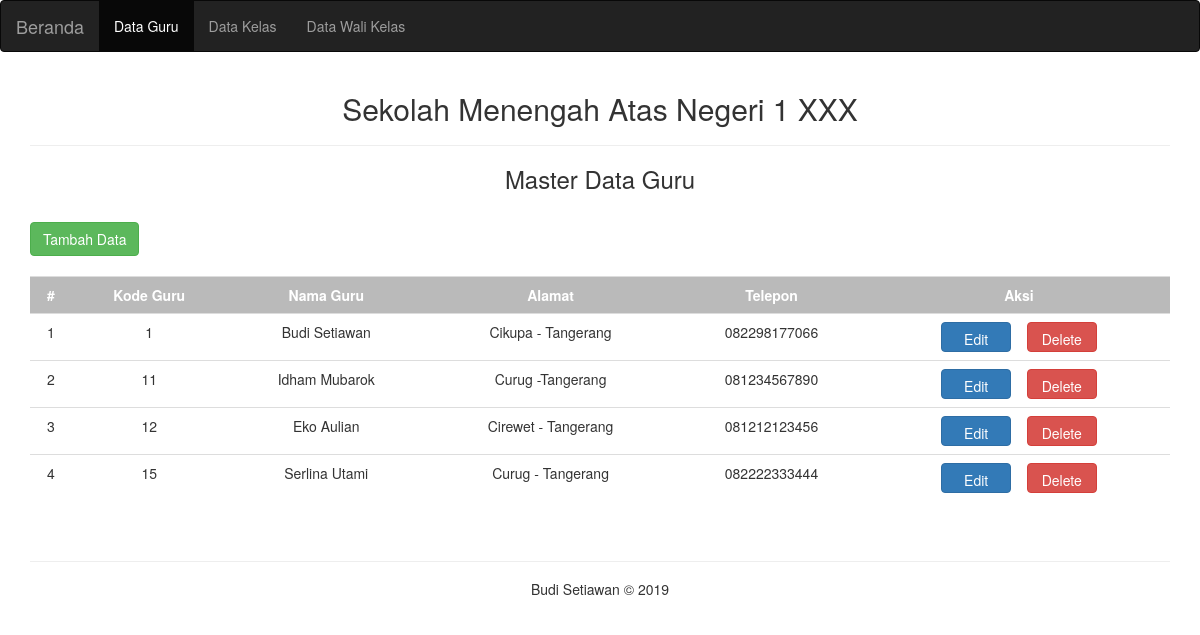
Screenshot of /guru.php with the database file from the repository.
### tables this page shows
CREATE TABLE `tbguru` (
  `kode_guru` int(11) NOT NULL AUTO_INCREMENT,
  `nama_guru` varchar(30) NOT NULL,
  `alamat` varchar(50) NOT NULL,
  `telepon` varchar(15) NOT NULL,
  PRIMARY KEY (`kode_guru`)
);

### guru.php (the view, shortened to what this page needs)
<!DOCTYPE html>
<html lang="en">
	<head>
		<link rel="stylesheet" href="Bootstrap\bootstrap.min.css">
	</head>
	<body>
<nav class="navbar navbar-inverse">
	<div class="container-fluid">
		<div class="navbar-header">
			<a class="navbar-brand" href="index.php">Beranda</a>
		</div>
		<ul class="nav navbar-nav">
			<li class="active"><a href="guru.php">Data Guru</a></li>
			<li><a href="kelas.php">Data Kelas</a></li>
			<li><a href="walikelas.php">Data Wali Kelas</a></li>
		</ul>
	</div>
</nav>
	<div class="container">
	<h2 align="center">Sekolah Menengah Atas Negeri 1 XXX</h2><hr>
		<h3 align="center">Master Data Guru</h3><br>
		<a href="guru_add.php">
		<button type="button" class="btn btn-success">Tambah Data</button>
		</a><br><br>
		<table class="table" style="text-align:center;">
		<tr bgcolor="#bababa">
			<td><b><font color="#fff">#</font></b></td>
			<td><b><font color="#fff">Kode Guru</font></b></td>
			<td><b><font color="#fff">Nama Guru</font></b></td>
			<td><b><font color="#fff">Alamat</font></b></td>
			<td><b><font color="#fff">Telepon</font></b></td>
			<td><b><font color="#fff">Aksi</font></b></td>
		</tr>
<?php
	$query = mysql_query("SELECT * FROM tbguru");
	$no = 1;
	while ($data = mysql_fetch_array($query)) {
?>
		<tr>
			<td><?php echo $no; ?></td>
			<td><?php echo $data['kode_guru']; ?></td>
			<td><?php echo $data['nama_guru']; ?></td>
			<td><?php echo $data['alamat']; ?></td>
			<td><?php echo $data['telepon']; ?></td>
			<td>
			<a href="guru_edit.php?kode=<?php echo $data['kode_guru']; ?>">
			<button type="button" class="btn btn-primary" style="width:70px;height:30px;">Edit</button>
			</a>&nbsp;&nbsp;
			<a href="guru_delete.php?kode=<?php echo $data['kode_guru']; ?>">
			<button type="button" class="btn btn-danger" style="width:70px;height:30px;">Delete</button>
			</a>
			</td>
		</tr>
<?php
    $no++;
}
?>
		</table><br>
			<hr>
	<h5 align="center">Budi Setiawan &copy; 2019</h5>
	</div>
	</body>
</html>

### rows the page displays
tbguru: kode_guru "1", nama_guru "Budi Setiawan", alamat "Cikupa - Tangerang", telepon "082298177066"
tbguru: kode_guru "11", nama_guru "Idham Mubarok", alamat "Curug -Tangerang", telepon "081234567890"
tbguru: kode_guru "12", nama_guru "Eko Aulian", alamat "Cirewet - Tangerang", telepon "081212123456"
tbguru: kode_guru "15", nama_guru "Serlina Utami", alamat "Curug - Tangerang", telepon "082222333444"
